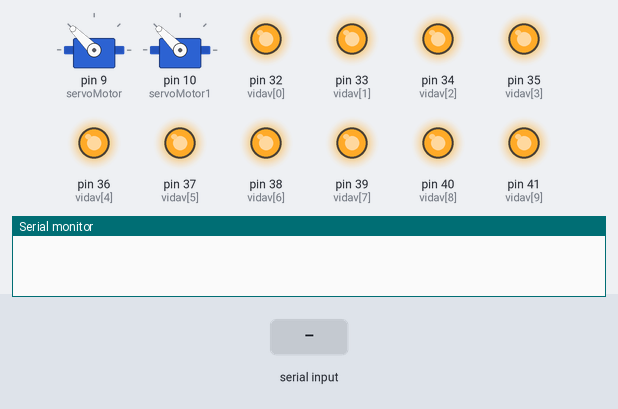
Bench run of a sketch on a simulated Arduino Mega 2560, built with avr-gcc and run on an emulated ATmega2560. Parts: 2 × servo, output pins drawn as LEDs (lit = HIGH), the last lines printed to the serial monitor. The inputs (shaded band) are chosen by the test bench.

Above: at 1.2 s.
1.3 s: "c0" received over the second serial link
At 2.3 s:
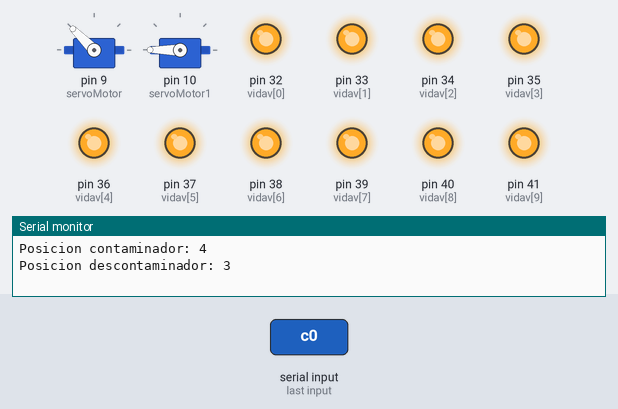
2.8 s: "d0" received over the second serial link
At 3.4 s:
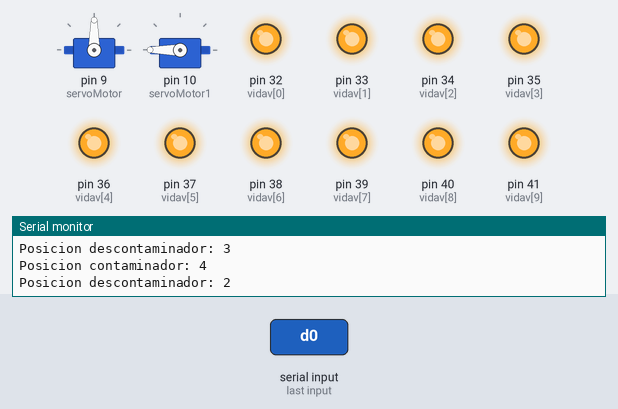
4.3 s: "d0" received over the second serial link
At 5.5 s:
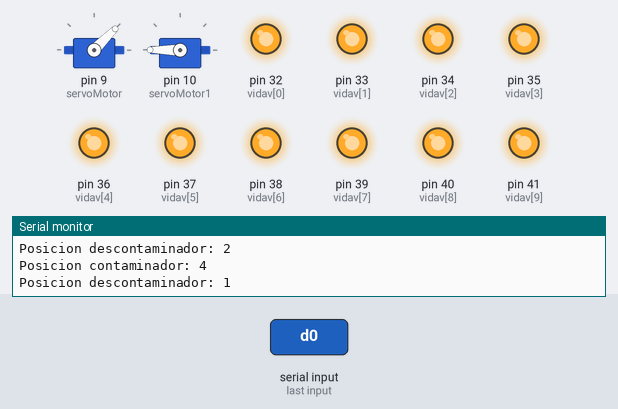
5.8 s: "d1" received over the second serial link
At 6.9 s:
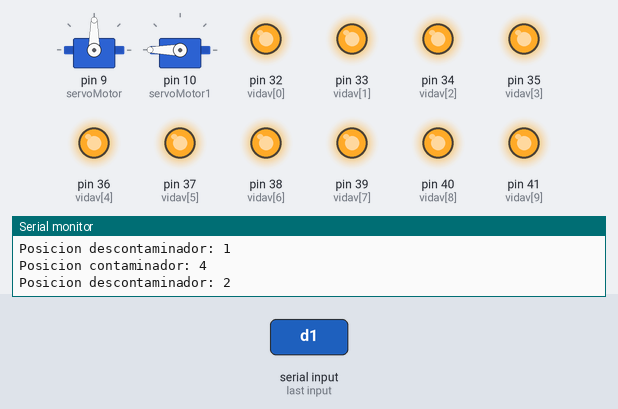
Timing chart, 0 to 8.3 s (numbered marks = the images above; inputs shaded):
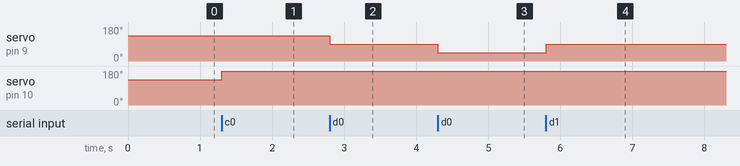

Measured:
- after the input at 1.3 s, servo on pin 10 (servoMotor1): 135° → 180° at once
- after the input at 2.8 s, servo on pin 9 (servoMotor): 135° → 90° at once
- after the input at 4.3 s, servo on pin 9 (servoMotor): 90° → 45° at once
- after the input at 5.8 s, servo on pin 9 (servoMotor): 45° → 90° at once

The sketch:

version_fusionada.ino
```cpp
#include <Servo.h>

char unsigned tablero[77] = {
  0, 0, 0, 0, 0, 0, 0,
  0, 0, 0, 0, 0, 0, 0,
  0, 0, 0, 0, 0, 0, 0,
  0, 0, 0, 0, 0, 0, 0,
  0, 0, 0, 0, 0, 0, 0,
  0, 0, 0, 0, 0, 0, 0,
  0, 0, 0, 0, 0, 0, 0,
  0, 0, 0, 0, 0, 0, 0,
  0, 0, 0, 0, 0, 0, 0,
  0, 0, 0, 0, 0, 0, 0,
  0, 0, 0, 0, 0, 0, 0 // esta fila son lo valores de desborde los cualesmseran evaluados para contar la vida a restar
};              //inicio la matriz del tablero como un vector de 75 posiciones
int  vida = 10; //vida del descontaminador
int columnas[] = {25, 26, 24, 28, 27, 29, 31};  //vector para definir los pines de las columnas
int filas[] = {42, 43, 44, 45, 46, 47, 48, 49, 50, 51}; //vector para definir los pines de las filas
int vidav[] = {32, 33, 34, 35, 36, 37, 38, 39, 40, 41};  //vector para definir los pines de las columnas
char unsigned tableroM[7][10];      //matriz que nace del vector
int time = 0;    //variable de tiempo
int d = 8;       //guarda la posicion del contaminador para añadir un 1 al desplazar
int e = 8;       //guarda la posicion del descontaminador para quitar la basura
int pos_con = 3; //posicion inicial del contaminador
int pos_des = 3; //Posicion inicial del descontaminador
String data = "";        // String para guardar los datos que vienen de la app
Servo servoMotor;        //servomotor contaminador
Servo servoMotor1;       //servomotor descontaminador
void setup() {
  Serial.begin(9600);   //Inicio el monitor serie a 9600 baudios
  Serial1.begin(9600);  //Inicio el monitor serie a 9600 baudios
  //se declaran los pines de los leds como salidas
  for (int i = 0; i <= 6; i++) {
    pinMode(columnas[i], OUTPUT);
  }
  for (int i = 0; i <= 9; i++) {
    pinMode(filas[i], OUTPUT);
  }
  for (int i = 0; i < 10; i++) {
    pinMode(vidav[i], OUTPUT);
    digitalWrite(vidav[i], HIGH);
  }
  data.reserve(2);//guarda los datos que llegan del bluetooth
  // Inicia la interrupcion por tiempo
  noInterrupts();           // disable all interrupts
  TCCR1A = 0;
  TCCR1B = 0;

  TCNT1 = 34286;            // preload timer 65536-16MHz/1024/0.5Hz
  TCCR1B |= (1 << CS12);
  TCCR1B |= (1 << CS10);    // 1024 prescaler
  TIMSK1 |= (1 << TOIE1);   // enable timer overflow interrupt
  interrupts();   // enable all interrupts
  servoMotor.attach(9);
  servoMotor.write(pos_des * 45);
  servoMotor1.attach(10);
  servoMotor1.write(pos_con * 45);
  VectoraMatriz();        //Convierte el vector a matriz
}

ISR(TIMER1_OVF_vect)       //interrupcion por tiempo cada 2 segundos
{
  noInterrupts();           //Deshabilita las interrupciones
  TCNT1 = 34286;            // preload timer
  desplazar();
  restarvida();
  VectoraMatriz();        //Convierte el vector a matriz
  interrupts();           //Habilita las interrupciones
}
void loop() {
  visu();
}

void visu() {  //rutina de visualizacion dinamica
  for (int k = 0; k < 10; k++) {
    for (int i = 0; i < 7; i++) {
      evaluarmatriz(i, k);
    }
  }
}

void evaluarmatriz(int i, int k) {
  if (tableroM[i][k] == 1) {
    off();
    digitalWrite(columnas[i], LOW);
    digitalWrite(filas[k], HIGH);
  }
}

void off() {
  for (int i = 0; i < 7 ; i++) {
    digitalWrite(columnas[i], HIGH);
  }
  for (int i = 0; i < 10 ; i++) {
    digitalWrite(filas[i], LOW);
  }
}

void VectoraMatriz() { // codigo para generar un vector atravez de la matriz
  for (int f = 0; f < 10; f++) {
    for (int k = 0; k < 7; k++) {
      tableroM[k][f] = tablero[(f * 7) + k];
    }
  }
}

void agregarbasura() {
  for (int j = 0; j <= 7; j++) { // Algoritmo para desplazar las columnas
    if (j == d) { //revisa si hay basura nueva en esa posicion y la agrega
      tablero[j] = 1;
      d = 8;
    }
  }
  VectoraMatriz();
}

void desplazar() {//desplaza todas las filas hacia abajo
  for (int j = 76; j >= 0; j--) { // Algoritmo para desplazar las columnas
    if (j < 7) {
      tablero[j] = 0;
    }
    else {
      tablero[j] = tablero[j - 7];
    }
  }
}

void restarvida() {
  for (int i = 70; i < 77; i++) {
    if (tablero[i] == 1 && pos_des != (i - 70)) { //verifica que el descontaminador recoja la basura
      vida--;
      digitalWrite(vidav[vida], LOW);
    }
  }
  //revisa si to
  if (vida <= 0) {
    prendertodo();
  }
}

void  prendertodo() {
  while(1){
  for (int f = 0; f < 10; f++) {
    for (int k = 0; k < 7; k++) {
      off();
      digitalWrite(columnas[k], LOW);
      digitalWrite(filas[f], HIGH);
      delay(200);
    }
  }}
}
void quitarbasura() {
  for (int i = 63; i < 70; i++) {
    if (e == (i - 63)) { //verifica que el descontaminador recoja la basura
      tablero[i] = 0; //quita la basura
    }
  }
  VectoraMatriz();
}

//Interrupcion por Serial Bluetooth
void serialEvent1() {
  while (Serial1.available()) {
    // Consigue el nuevo byte
    char inChar = (char)Serial1.read();
    // lo añade a la cadena de data
    data += inChar;
    // Si ya tiene 2 datos, data esta lleno
    if (data.length() == 2) {
      if (data == "c1") {
        if (pos_con > 1) { //Limite Izquierdo
          pos_con += -1; //corre el contminador a la izquierda
        }
      }
      else if (data == "c0") {
        if (pos_con < 5) { //limite derecho
          pos_con += 1; //corre el contaminador a la derecha
          servoMotor1.write(pos_con * 45);
        }
      }
      else if (data == "c2") {
        d = pos_con;
        agregarbasura(); //agrega una basura en la posicion d
        servoMotor1.write(pos_con * 45);
      }
      else if (data == "d0") {
        if (pos_des > 1) { //Limite Izquierdo
          pos_des += -1; //corre el descontaminador a la izquierda
          servoMotor.write(pos_des * 45);
        }
      }
      else if (data == "d1") {
        if (pos_des < 5) { //limite derecho
          pos_des += 1; //corre el descontaminador a la derecha
          servoMotor.write(pos_des * 45);
        }
      }
      else if (data == "d2") {
        e = pos_des;
        quitarbasura();
      }
      Serial.print("Posicion contaminador: ");
      Serial.print(pos_con);
      Serial.println();

      Serial.print("Posicion descontaminador: ");
      Serial.print(pos_des);
      Serial.println();
      data = "";
    }
  }
}
```
